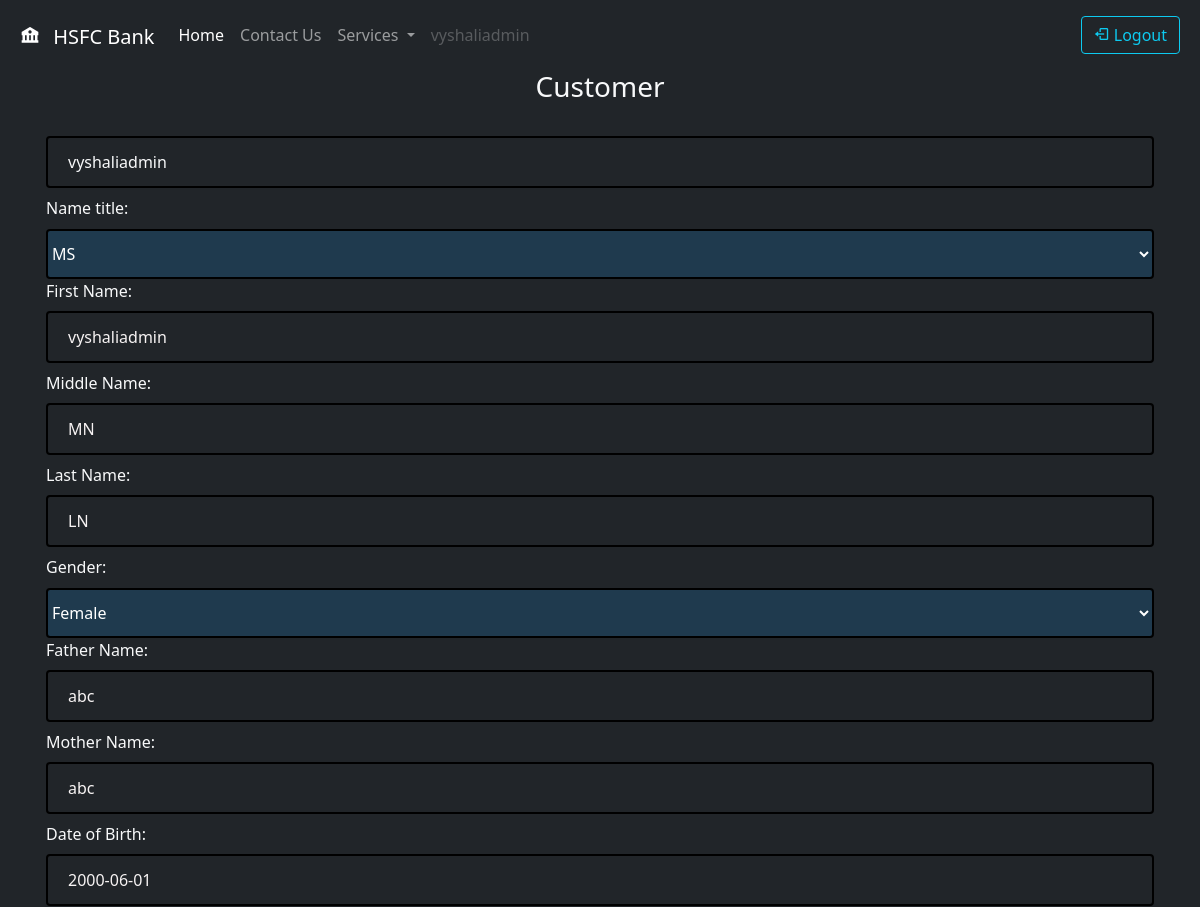
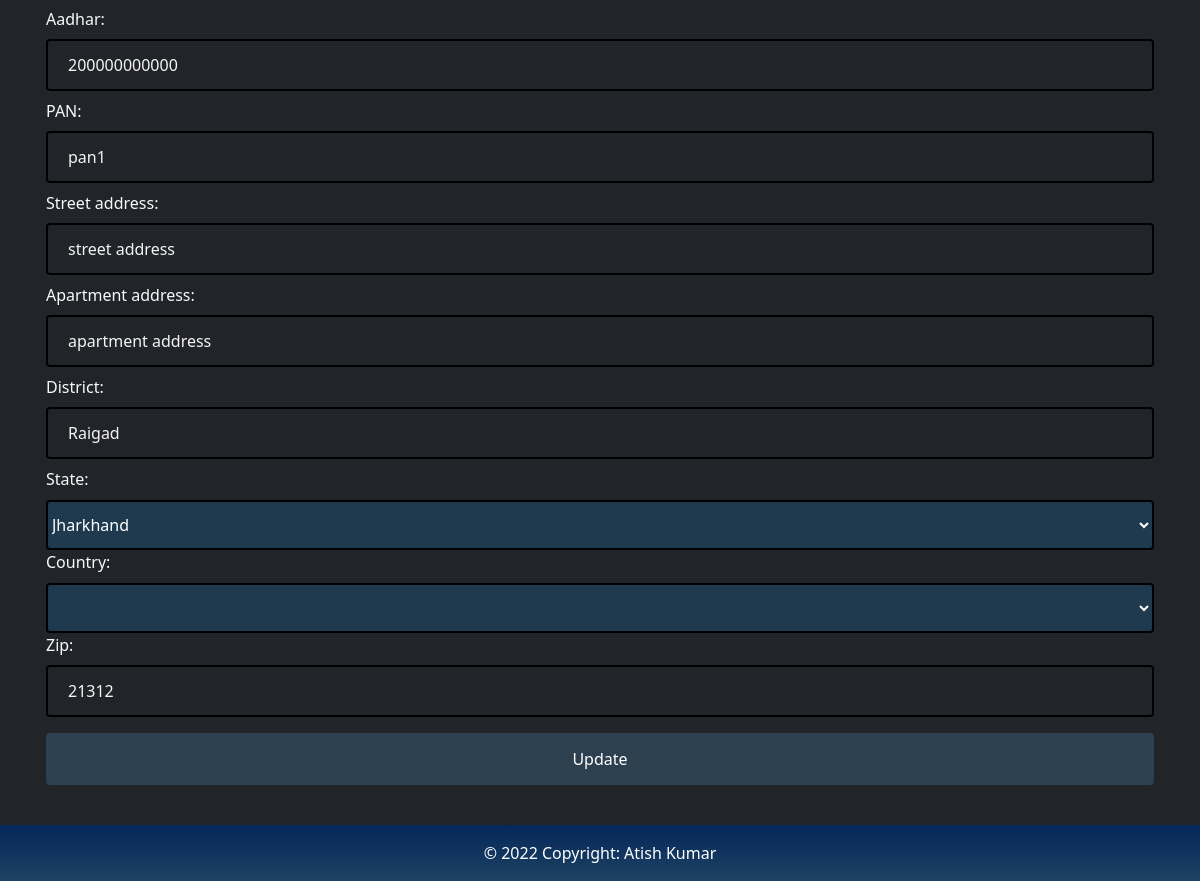
The page /customer/ (signed in) on the database its author committed (2 pictures, top to bottom).
### Customer/models.py (models this page shows, shortened)
class Customer(models.Model):
    user =models.OneToOneField(User, on_delete=models.CASCADE,null=True)
    Name_title = models.CharField(max_length=25, choices = Customer_Prefix)
    First_Name = models.CharField(max_length=25)
    Middle_Name = models.CharField(max_length=25)
    Last_Name = models.CharField(max_length=25)
    Gender  = models.CharField(max_length=25, choices = GENDER, default='1')
    Father_Name = models.CharField(max_length=25)
    Mother_Name = models.CharField(max_length=25)
    Date_of_Birth = models.DateField(null=True)
    Aadhar = models.BigIntegerField(default=0, validators=[MinValueValidator(200000000000), MaxValueValidator(999000000000)]
    )
    PAN = models.CharField(max_length=10)
    street_address = models.CharField(max_length=100)
    apartment_address = models.CharField(max_length=100)
    District = models.CharField(max_length=25,default='Raigad')
    state = models.CharField(
        "State",
        max_length=1024,
        choices = state_choices,
        default="Maharashtra"
    )
    country = models.CharField(
        "Country",
        max_length=2,
        choices=sorted(COUNTRIES.items()),
        default="IN"
    )
    zip = models.CharField(max_length=100)

### Customer/views.py (the view)
# urls.py: path('', Customer_Update, name='customer_update' ),
def Customer_Update(request):
    cust_user = request.user.customer
    form = CustomerForm(instance = cust_user)
    if request.method == "POST":
        form = CustomerForm(request.POST,instance = cust_user)
        if form.is_valid() :
            form.save()
            return redirect ('/')
    context = {'form':form,}
    return render(request, 'customer.html',context)

### Customer/forms.py
class CustomerForm(ModelForm):
    class Meta:
        model=Customer
        fields='__all__'
        exclude = ['user']

### templates/customer.html
{% extends 'base.html' %}
{% block content %}
<center>
  <h3>Customer</h3>
</center>
    <div class="container  card-body md-5">
        <form class=" md-5"  action = '' method="POST">
            <input class="form-control bg-dark text-light" type="text" name="user_id" value="{{request.user}}" aria-label="readonly input example" readonly>{% csrf_token %}
            {{form}}
            <input class="btn btn-primary" type="submit" value="Update">
        </form>
    </div>
{% endblock content %}

### templates/base.html (shortened to what this page needs)
<!doctype html>
<html lang="en">
  <head>
    <link href="https://cdn.jsdelivr.net/npm/bootstrap@5.0.2/dist/css/bootstrap.min.css" rel="stylesheet">
    <link href='https://unpkg.com/boxicons@2.1.2/css/boxicons.min.css' rel='stylesheet'>
  </head>
  <body class = 'bg-dark text-light'>
   <nav class="navbar navbar-expand-lg sticky-top navbar-dark bg-dark">
    <div class="container-fluid">
      <a class="navbar-brand" href="/"> <i class='bx bxs-bank m-2' ></i> HSFC Bank</a>
      <div class="collapse navbar-collapse " id="navbarSupportedContent">
        <ul class="navbar-nav me-auto mb-2 mb-lg-0">
          <li class="nav-item ">
            <a class="nav-link active " aria-current="page" href="/"> Home</a>
          </li>
          <li class="nav-item">
            <a class="nav-link" href="/contactus/"> Contact Us</a>
          </li>
          <li class="nav-item dropdown ">
            <a class="nav-link dropdown-toggle" href="#" id="navbarDropdown" role="button" data-bs-toggle="dropdown" aria-expanded="false">
                Services
            </a>
          </li>
          <li class="nav-item">
            <a class="nav-link disabled" href="#" tabindex="-1" aria-disabled="true">{{request.user}}</a>
          </li>
        </ul>
        <form class="d-flex">
          {% if user.is_authenticated %}
          <a class="btn btn-outline-info m-2" href="/logout/" role="button"> <i class='bx bx-log-out' ></i> Logout</a>
            {% else %}
            <a class="btn btn-outline-info m-2" href="/login/" role="button"> <i class='bx bx-log-in' ></i> Login or Signup</a>
              {% endif %}
            </form>
      </div>
    </div>
  </nav>
  {% block content %}
  {% endblock content %}
  <div class="footer-copyright fixed-bottom text-center py-3">© 2022 Copyright:  Atish Kumar
  </div>
</body>
</html>

### templates/base.html (style rules this page uses)
ul { padding-left: 0rem; }
input[type="number"] { width: 100%; color: rgb(247, 243, 243); background: transparent; padding: 12px 20px; margin: 8px 0; display: inline-block; border-radius: 4px; border: 2px black solid; box-sizing: border-box; }
input[type="text"] { width: 100%; color: rgb(247, 243, 243); background: transparent; padding: 12px 20px; margin: 8px 0; display: inline-block; border-radius: 4px; border: 2px black solid; box-sizing: border-box; }
input[type="submit"] { width: 100%; background-color: #2d4050; color: white; padding: 14px 20px; margin: 8px 0; margin-bottom: 80px; border: none; border-radius: 4px; cursor: pointer; }
a:link, a:visited { text-decoration: none; }
select { background-color: #1f3a4e; color: white; width: 100%; height: 50px; border-radius: 4px; margin-top: 9px; align-items: center; border: 2px black solid; cursor: pointer; }
.footer-copyright { background-image:linear-gradient(-180deg,#05275a,#1e4263); color: white; }

### rows shown on the page
Customer: Name_title "MS", First_Name "vyshaliadmin", Middle_Name "MN", Last_Name "LN", Gender "Female", Father_Name "abc", Mother_Name "abc", Date_of_Birth "2000-06-01", Aadhar "200000000000", PAN "pan1", street_address "street address", apartment_address "apartment address", District "Raigad", state "Jharkhand", zip "21312"

### other values the page prints
{{ request.user }} "vyshaliadmin"
